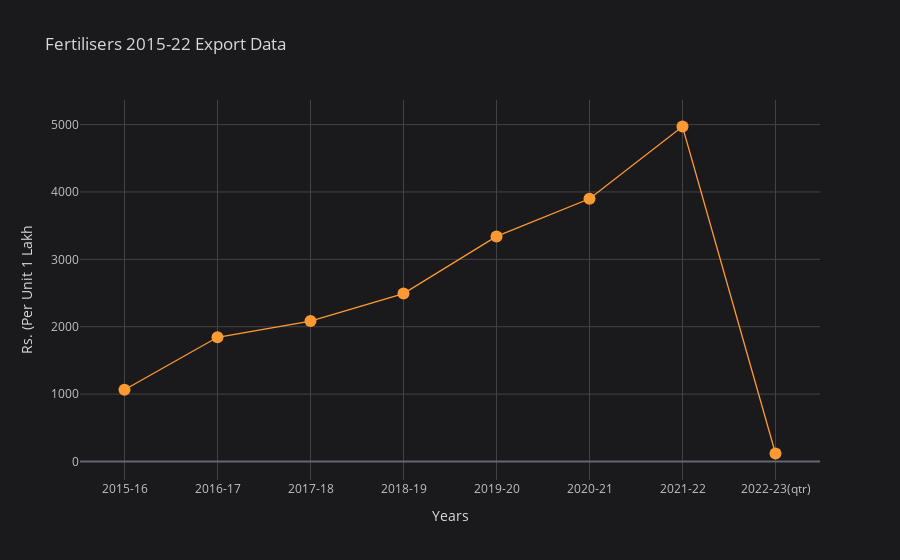

The notebook cell this image was saved under:
### Code cell
a.iplot(kind = 'scatter',mode = 'lines+markers',x = 'Years', y = 'Fertilisers',theme = 'Space',
       title = 'Fertilisers 2015-22 Export Data', xTitle = 'Years',yTitle = 'Rs. (Per Unit 1 Lakh ')

### Figure 1 — Plotly figure (JSON) as saved in the notebook; plotly's stock layout.template omitted (floating-point values rounded to 4 significant figures)
{"data": [{"line": {"color": "rgba(255, 153, 51, 1.0)", "dash": "solid", "shape": "linear", "width": 1.3}, "marker": {"size": 12, "symbol": "circle"}, "mode": "lines+markers", "name": "Fertilisers", "text": "", "type": "scatter", "x": ["2015-16", "2016-17", "2017-18", "2018-19", "2019-20", "2020-21", "2021-22", "2022-23(qtr)"], "y": [1065.0, 1844.0, 2084.0, 2492.0, 3340.0, 3899.0, 4971.0, 118.8]}], "layout": {"legend": {"bgcolor": "#1A1A1C", "font": {"color": "#D9D9D9"}}, "paper_bgcolor": "#1A1A1C", "plot_bgcolor": "#1A1A1C", "title": {"font": {"color": "#D9D9D9"}, "text": "Fertilisers 2015-22 Export Data"}, "xaxis": {"gridcolor": "#434343", "showgrid": true, "tickfont": {"color": "#C2C2C2"}, "title": {"font": {"color": "#D9D9D9"}, "text": "Years"}, "zerolinecolor": "#666570"}, "yaxis": {"gridcolor": "#434343", "showgrid": true, "tickfont": {"color": "#C2C2C2"}, "title": {"font": {"color": "#D9D9D9"}, "text": "Rs. (Per Unit 1 Lakh "}, "zerolinecolor": "#666570"}}}
